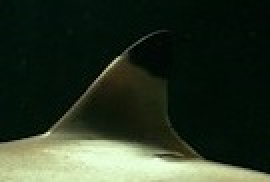
#> input picture images/sharks_cropped/set/succeeded_in_dot_17/adam-rutkowski-4cQZZJdu-aE-unsplash.jpg, 135 x 91 px (shown 2 times larger); its folder holds only this picture in this run
$ python clean_data.py   (older library calls are emulated)
#> lines starting #> are read from the running program, lines starting #| are printed output that depends on the picture; after the words box and inside, x2 and y2 are one past the last pixel; in counts of white or black regions, pixels touching at a corner belong together
### utils/utils.py
import numpy as np
import skimage
import matplotlib.pyplot as plt
import matplotlib.image as mpimg
import os
import scipy.misc as sm
from scipy import ndimage

def rgb2gray(rgb):

    r, g, b = rgb[:,:,0], rgb[:,:,1], rgb[:,:,2]
    gray = 0.2989 * r + 0.5870 * g + 0.1140 * b

    return gray

def load_data(dir_name = 'test_imgs'):
    '''
    Load images from the "test_imgs" directory
    Images are in JPG and we convert it to gray scale images
    '''
    gray_imgs = []
    gray_rotated_imgs = []
    raw_imgs = []
    names = []
    for filename in os.listdir(dir_name):
        if os.path.isfile(dir_name + '/' + filename):
            img = mpimg.imread(dir_name + '/' + filename)

            raw_imgs.append(img)

            gray_img = rgb2gray(img)
            gray_imgs.append(gray_img)

            rotated_img = ndimage.rotate(gray_img, 90, reshape=True)
            gray_rotated_imgs.append(rotated_img)

            names.append(filename)

            # save after rgb
            #plt.imshow(img, None)
            #plt.savefig('./archive/plots/'+filename)
            #plt.clf()
    return raw_imgs, gray_imgs, gray_rotated_imgs, names


# [37 lines left out: functions visualize, fixYOutliers, not called in this run]

### canny_edge_detector.py
#credit to https://github.com/FienSoP/
from scipy import ndimage
from scipy.ndimage.filters import convolve

from scipy import misc
import numpy as np

class cannyEdgeDetector:
    def __init__(self, imgs, sigma=1, kernel_size=5, weak_pixel=75, strong_pixel=255, lowthreshold=0.05, highthreshold=0.15):
        self.imgs = imgs
        self.imgs_final = []
        self.img_smoothed = None
        self.gradientMat = None
        self.thetaMat = None
        self.nonMaxImg = None
        self.thresholdImg = None
        self.weak_pixel = weak_pixel
        self.strong_pixel = strong_pixel
        self.sigma = sigma
        self.kernel_size = kernel_size
        self.lowThreshold = lowthreshold
        self.highThreshold = highthreshold
        return

    def gaussian_kernel(self, size, sigma=1):
        size = int(size) // 2
        x, y = np.mgrid[-size:size+1, -size:size+1]
        normal = 1 / (2.0 * np.pi * sigma**2)
        g =  np.exp(-((x**2 + y**2) / (2.0*sigma**2))) * normal
        return g

    def sobel_filters(self, img):
        Kx = np.array([[-1, 0, 1], [-2, 0, 2], [-1, 0, 1]], np.float32)
        Ky = np.array([[1, 2, 1], [0, 0, 0], [-1, -2, -1]], np.float32)

        Ix = ndimage.filters.convolve(img, Kx)
        Iy = ndimage.filters.convolve(img, Ky)

        G = np.hypot(Ix, Iy)
        G = G / G.max() * 255
        theta = np.arctan2(Iy, Ix)
        return (G, theta)


    def non_max_suppression(self, img, D):
        M, N = img.shape
        Z = np.zeros((M,N), dtype=np.int32)
        angle = D * 180. / np.pi
        angle[angle < 0] += 180


        for i in range(1,M-1):
            for j in range(1,N-1):
                try:
                    q = 255
                    r = 255

                   #angle 0
                    if (0 <= angle[i,j] < 22.5) or (157.5 <= angle[i,j] <= 180):
                        q = img[i, j+1]
                        r = img[i, j-1]
                    #angle 45
                    elif (22.5 <= angle[i,j] < 67.5):
                        q = img[i+1, j-1]
                        r = img[i-1, j+1]
                    #angle 90
                    elif (67.5 <= angle[i,j] < 112.5):
                        q = img[i+1, j]
                        r = img[i-1, j]
                    #angle 135
                    elif (112.5 <= angle[i,j] < 157.5):
                        q = img[i-1, j-1]
                        r = img[i+1, j+1]

                    if (img[i,j] >= q) and (img[i,j] >= r):
                        Z[i,j] = img[i,j]
                    else:
                        Z[i,j] = 0


                except IndexError as e:
                    pass

        return Z

    def threshold(self, img):

        highThreshold = img.max() * self.highThreshold;
        lowThreshold = highThreshold * self.lowThreshold;

        M, N = img.shape
        res = np.zeros((M,N), dtype=np.int32)

        weak = np.int32(self.weak_pixel)
        strong = np.int32(self.strong_pixel)

        strong_i, strong_j = np.where(img >= highThreshold)
        zeros_i, zeros_j = np.where(img < lowThreshold)

        weak_i, weak_j = np.where((img <= highThreshold) & (img >= lowThreshold))

        res[strong_i, strong_j] = strong
        res[weak_i, weak_j] = weak

        return (res)

    def hysteresis(self, img):

        M, N = img.shape
        weak = self.weak_pixel #75
        strong = self.strong_pixel #255

        for i in range(1, M-1):
            for j in range(1, N-1):
                if (img[i,j] == weak):
                    try:
                        if ((img[i+1, j-1] == strong) or
                            (img[i+1, j] == strong) or
                            (img[i+1, j+1] == strong) or
                            (img[i, j-1] == strong) or
                            (img[i, j+1] == strong) or
                            (img[i-1, j-1] == strong) or
                            (img[i-1, j] == strong) or
                            (img[i-1, j+1] == strong)):
                            img[i, j] = strong
                        else:
                            img[i, j] = 0
                    except IndexError as e:
                        pass

        return img

    def detect(self):
        imgs_final = []
        for i, img in enumerate(self.imgs):
            self.img_smoothed = convolve(img, self.gaussian_kernel(self.kernel_size, self.sigma))
            self.gradientMat, self.thetaMat = self.sobel_filters(self.img_smoothed)
            self.nonMaxImg = self.non_max_suppression(self.gradientMat, self.thetaMat)
            self.thresholdImg = self.threshold(self.nonMaxImg)
            img_final = self.hysteresis(self.thresholdImg)
            self.imgs_final.append(img_final)

        return self.imgs_final

### clean_data.py
import canny_edge_detector as ced # credit to https://github.com/FienSoP/
from utils import utils
from matplotlib import pyplot as plt
import numpy as np


def clean_images():

    # Step 1: Edge Detect
    dir_name = 'images/sharks_cropped/set/succeeded_in_dot_17'
    imgs_final = []
    img_names = []

    raw_imgs, imgs, gray_rotated_imgs, img_names_array  = utils.load_data(dir_name)
#> in load_data, img is the input picture: shape (91, 135, 3); mean R, G, B 42.7, 54.3, 37.9
#> in load_data, `rotated_img = ndimage.rotate(gray_img, 90, reshape=True)`:
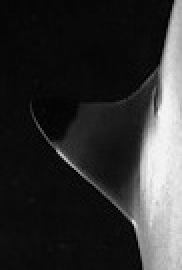
#> rotated_img: shape (135, 91) float64 (shown 2 times larger); min 1.17, max 245.9, mean 48.9
#> raw_imgs = 1 item; imgs = 1 item; gray_rotated_imgs = 1 item; img_names_array = ['adam-rutkowski-4cQZZJdu-aE-unsplash.jpg']
    img_names.extend(img_names_array)

    detector = ced.cannyEdgeDetector(imgs, sigma=1.4, kernel_size=5, lowthreshold=0.09, highthreshold=.17, weak_pixel=100)
#> in __init__, `self.imgs = imgs`: self.imgs = 1 item
    imgs_final.extend(detector.detect())
#> the loop in detect, `for i, img in enumerate(self.imgs):` made 1 pass
#> (size in gaussian_kernel, normal in gaussian_kernel, Kx in sobel_filters, Ky in sobel_filters, highThreshold in threshold, lowThreshold in threshold) on pass 1: (2, 0.0812, [[-1, 0, 1], [-2, 0, 2], [-1, 0, 1]], [[1, 2, 1], [0, 0, 0], [-1, -2, -1]], 43.35, 3.9)
#> pass 1, in detect, `self.img_smoothed = convolve(img, self.gaussian_kernel(self.kernel_siz..`:
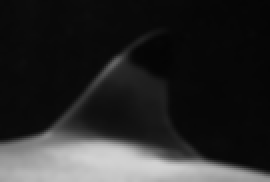
#> self.img_smoothed: shape (91, 135) float64 (shown 2 times larger); min 4.75, max 210.7, mean 42.5
#> pass 1, in sobel_filters, `Ix = ndimage.filters.convolve(img, Kx)`:
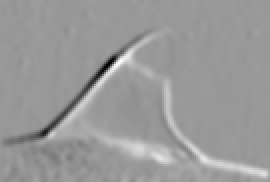
#> Ix: shape (91, 135) float64 (shown 2 times larger); min -174, max 116.9, mean 1.6; drawn with min black and max white
#> pass 1, in sobel_filters, `Iy = ndimage.filters.convolve(img, Ky)`:
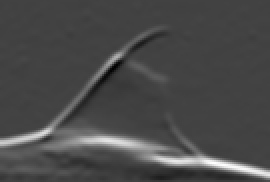
#> Iy: shape (91, 135) float64 (shown 2 times larger); min -119.2, max 338.2, mean 14.7; drawn with min black and max white
#> pass 1, in sobel_filters, `G = np.hypot(Ix, Iy)`:
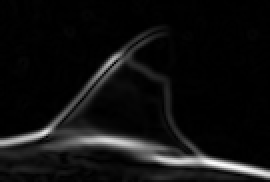
#> G: shape (91, 135) float64 (shown 2 times larger); min 8.88e-16, max 344.6, mean 23.2; drawn with min black and max white
#> after the loop in detect, `for i, img in enumerate(self.imgs):`:
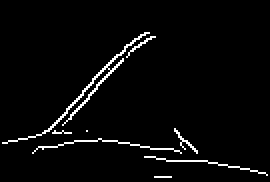
#> self.thresholdImg: shape (91, 135) int32 (shown 2 times larger); 3.2% white in thin lines or dots, all inside (x1, y1, x2, y2) = (1, 16, 134, 89)

    img_index=0
    for img in imgs_final:
        img_filename = img_names[img_index]
        save_dir = './output/plots/'+img_filename

        matrix = np.array(img)

        # Step 2: Create list of graph points
        x_array = []
        y_array = []
        i = 0
        x=len(matrix.transpose())
        for column in reversed(matrix.transpose()):
            # loop until we hit our first pixel
            j = 0
            y = len(column)
            for p in column:
                if p == 255:
                    # we found a pixel
                    x_array.append(x)
                    y_array.append(y)
                    break
                j=j+1
                y=y-1
            i=i+1
            x=x-1

        # Step 3: Detrend the data
        y_new = []
        first_x = x_array[0]
        first_y = y_array[0]
        last_x = x_array[len(x_array)-1]
        last_y = y_array[len(y_array)-1]
        for i, val in enumerate(y_array):
            y_new.append(
                ( (last_y - first_y) / (last_x - first_x) ) * (x_array[i]-last_x) + last_y
                )
        #plt.plot(x_array,y_new,'ro') # red line
        #plt.plot(x_array,y_array,'bo') # original
        # apply detrending
        y_array = np.subtract(y_array,y_new)

        # Step 4: Remove the right side
        maxval = max(y_array)
        highest_y_array_index = np.where(y_array == maxval)
        highest_y_array_index = highest_y_array_index[0][0]

        # our arrays are based off a transpose iteration, so they ar backwards
        x_array = x_array[highest_y_array_index:]
        y_array = y_array[highest_y_array_index:]

        # Step 5: Calculate the polynomial
        # polyfit ( x-coordinate value of the input array,
        #           y-coordinate value of the input array,
        #           integer value that fits the polynomial degree,
        #           optionalParams )
        poly_curve_size = 7
        z = np.polyfit(x_array, y_array, poly_curve_size)
        f = np.poly1d(z)
        x_new = np.linspace(x_array[0], x_array[-1],50)
        y_new = f(x_new)

        # create data file of polynomial values
        animal = 's'
        output_file_name = "output/sharks_curve_7_points.data"
        for i, point in enumerate(z):
            print(z[i],',',end='',sep='',file=open(output_file_name, 'a'))
        print(animal, file=open(output_file_name,'a'))

        plt.plot(x_array,y_array,'o',x_new,y_new)
        #plt.imshow(img[::-1],origin='lower')
        #plt.plot(x_array,y_array,'bo')
        plt.savefig(save_dir)
        plt.clf()

        img_index+=1
#> this loop made 1 pass
#> (img_filename, first_x, first_y, last_x, last_y, maxval) on pass 1: ('adam-rutkowski-4cQZZJdu-aE-unsplash.jpg', 134, 4, 2, 20, 63.85)
#> pass 1, in clean_images, `plt.savefig(save_dir)`:
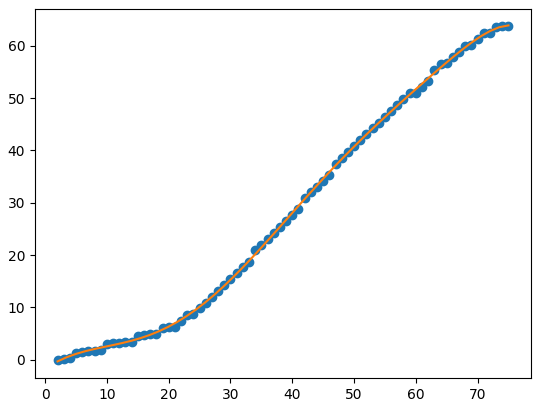
#> figure drawn by matplotlib, 1 panel
#> after the loop, img_index = 1


def print_matrix(matrix, filename):
    np.set_printoptions(threshold=np.inf)
    sourceFile = open('output/matrix_pixels.txt', 'w')
    for row in matrix:
        for val in row:
            print(val, file=sourceFile, end='')
        print('', file = sourceFile)
    sourceFile.close()

if __name__ == '__main__':
    clean_images()
